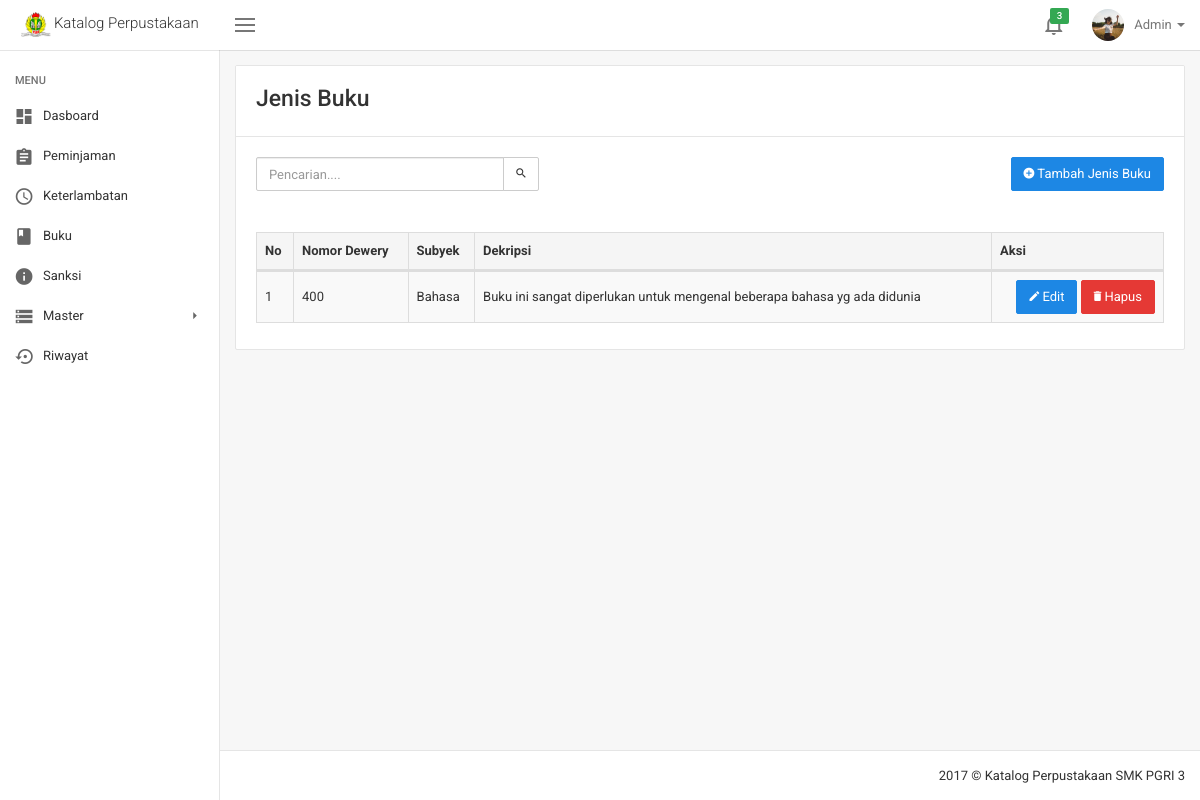
/jenis_buku.php, run on an earlier commit of the app's database.
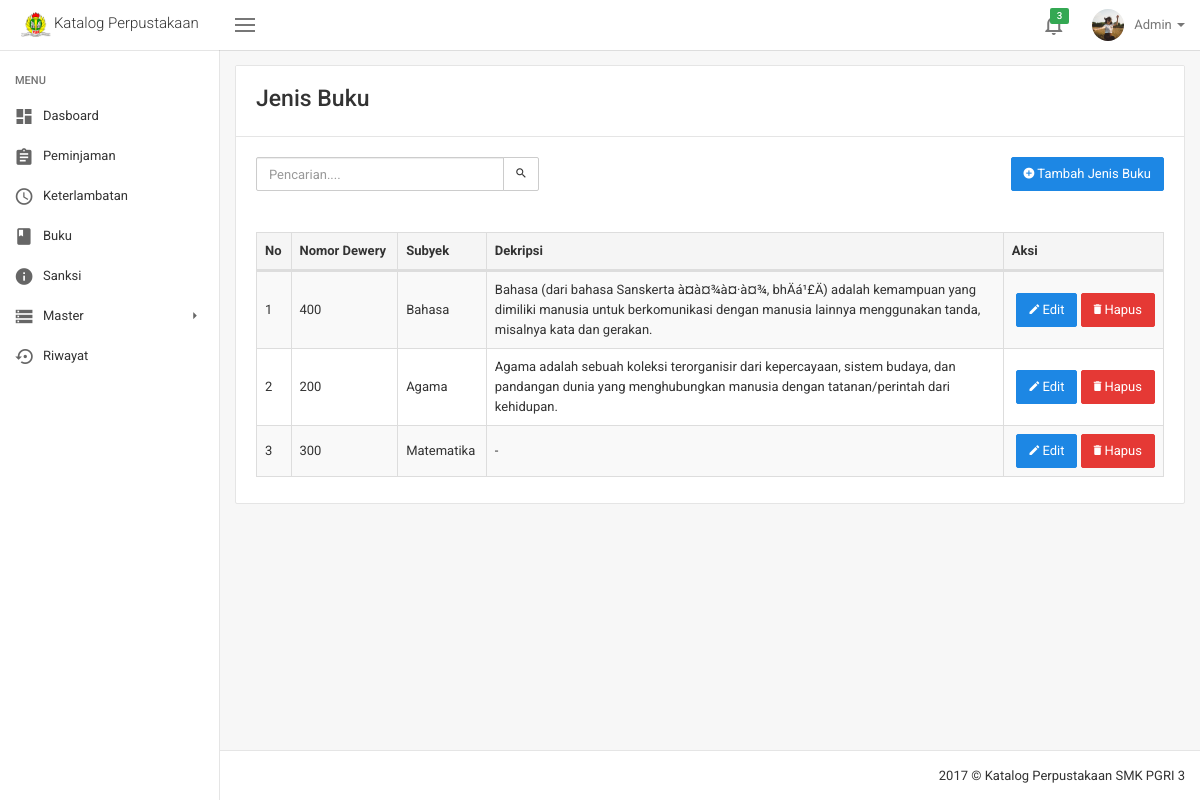
And on a later commit of the database.
### tables this page shows
CREATE TABLE `jenis_buku` (
  `id_jenis_buku` int(12) NOT NULL,
  `no_dewery` int(12) NOT NULL,
  `subyek` varchar(250) NOT NULL,
  `deskripsi_jenis_buku` text
);

### jenis_buku.php (the view, shortened to what this page needs)
<!DOCTYPE html>
<html lang="en">
  <?php include('script/head_script.php') ?>
  <body class="layout layout-header-fixed layout-left-sidebar-fixed">
    <?php include('menu/header.php') ?>
    <div class="site-main">
      <?php include('menu/sidebar.php') ?>
      <div class="site-content">
        <div class="panel panel-default panel-table">
          <div class="panel-heading">
            <h3 class="m-t-0 m-b-5">Jenis Buku</h3>
          </div>
          <div class="panel-body">
            <div class="row">
              <div class="col-sm-6">
                <form class="form-horizontal" method="get" action="?">
                  <div class="form-group">
                    <div class="col-sm-8">
                      <div class="input-group">
                        <input type="text" name="cari" class="form-control" placeholder="Pencarian....">
                        <span class="input-group-btn">
              <?php
                if (isset($_GET['cari'])) {
                  echo '<a href="jenis_buku.php">
                    <button class="btn btn-default" type="button">
                      Reset
                    </button>
                  </a>';
                }else{
                  echo '<button class="btn btn-default" type="submit">
                    <i class="zmdi zmdi-search"></i>
                  </button>';
                }
              ?>
                        </span>
                      </div>
                    </div>
                  </div>
                </form>
              </div>
              <div class="col-sm-6">
                <div align="right">
                  <a href="tambah_jenis_buku.php">
                    <button type="button" class="btn btn-primary">
                      <i class="zmdi zmdi-plus-circle"></i> Tambah Jenis Buku
                    </button>
                  </a>
                </div>
              </div>
            </div>
            <br>
            <div class="table-responsive">
<?php
  if (isset($_GET['cari'])) {
    $cari = ($_GET["cari"]);
    $query_jenis_buku = "SELECT * FROM jenis_buku WHERE no_dewery like '%$cari%' OR subyek like '%$cari%'" ;
  }
  else{
    $query_jenis_buku = "SELECT * FROM jenis_buku";
  }
  $result_jenis_buku = mysqli_query($con, $query_jenis_buku);
?>
              <table class="table table-striped table-bordered dataTable">
                <thead>
                  <tr>
                    <th>No</th>
                    <th>Nomor Dewery</th>
                    <th>Subyek</th>
                    <th width="500px">Dekripsi</th>
                    <th>Aksi</th>
                  </tr>
                </thead>
                <tbody>
<?php
  $no_jenis_buku = 1;
  while($data_jenis_buku = mysqli_fetch_assoc($result_jenis_buku)){
                  echo '<tr>
                    <td>'.$no_jenis_buku.'</td>
                    <td>'.$data_jenis_buku['no_dewery'].'</td>
                    <td>'.$data_jenis_buku['subyek'].'</td>
                    <td>
                      '.$data_jenis_buku['deskripsi_jenis_buku'].'
                    </td>
                    <td align="right">
                      <a href="ubah_jenis_buku.php?no_dewery='.$data_jenis_buku['no_dewery'].'">
                        <button type="button" class="btn btn-primary">
                          <i class="zmdi zmdi-edit"></i> Edit
                        </button>
                      </a>
                        <button onclick="hapus('.$data_jenis_buku['id_jenis_buku'].')" type="button" class="btn btn-danger">
                          <i class="zmdi zmdi-delete"></i> Hapus
                        </button>
                    </td>
                  </tr>';
                  $no_jenis_buku++;
  }
?>
                </tbody>
              </table>
            </div>
          </div>
        </div>
      </div>
      <?php include('menu/footer.php') ?>
    </div>
  </body>
</html>

### script/head_script.php (shortened to what this page needs)
<head>
  <link rel="stylesheet" href="asstes/css/vendor.min.css">
  <link rel="stylesheet" href="asstes/css/cosmos.min.css">
  <link rel="stylesheet" href="asstes/css/application.min.css">
  <link rel="stylesheet" href="asstes/css/scrollbar.css">
  <link rel="stylesheet" href="asstes/dist/sweetalert2.min.css">
</head>

### menu/header.php (shortened to what this page needs)
<div class="site-header">
  <nav class="navbar navbar-default">
    <div class="navbar-header" align="center">
      <a class="navbar-brand" href="index.php">
        <img src="img/logo.png" alt="" height="25">
        <span>Katalog Perpustakaan</span>
      </a>
    </div>
    <div class="navbar-collapsible">
      <div id="navbar" class="navbar-collapse collapse">
        <button class="navbar-toggler left-sidebar-collapse pull-left hidden-xs" type="button">
          <span class="hamburger"></span>
        </button>
        <ul class="nav navbar-nav navbar-right">
          <li class="nav-table dropdown">
            <a href="#" class="dropdown-toggle" data-toggle="dropdown" role="button" aria-haspopup="true" aria-expanded="false">
              <span class="nav-cell nav-icon">
                <i class="zmdi zmdi-notifications-none"></i>
              </span>
              <span class="label label-success">3</span>
            </a>
          </li>
          <li class="nav-table dropdown hidden-sm-down">
            <a href="#" class="dropdown-toggle" data-toggle="dropdown" role="button" aria-haspopup="true" aria-expanded="false">
              <span class="nav-cell p-r-10">
                <img class="img-circle" src="img/avatars/1.jpg" alt="" width="32" height="32">
              </span>
              <span class="nav-cell">Admin
                <span class="caret"></span>
              </span>
            </a>
          </li>
        </ul>
      </div>
    </div>
  </nav>
</div>

### menu/sidebar.php (shortened to what this page needs)
<div class="site-left-sidebar">
  <div class="sidebar-backdrop"></div>
  <div class="custom-scrollbar">
    <ul class="sidebar-menu">
      <li class="menu-title">Menu</li>
      <li>
        <a href="index.php">
          <span class="menu-icon">
            <i class="zmdi zmdi-view-dashboard"></i>
          </span>
          <span class="menu-text">Dasboard</span>
        </a>
      </li>
      <li>
        <a href="peminjaman.php">
          <span class="menu-icon">
            <i class="zmdi zmdi-assignment"></i>
          </span>
          <span class="menu-text">Peminjaman</span>
        </a>
      </li>
      <li>
        <a href="keterlambatan.php">
          <span class="menu-icon">
            <i class="zmdi zmdi-time"></i>
          </span>
          <span class="menu-text">Keterlambatan</span>
        </a>
      </li>
      <li>
        <a href="buku.php">
          <span class="menu-icon">
            <i class="zmdi zmdi-book"></i>
          </span>
          <span class="menu-text">Buku</span>
        </a>
      </li>
      <li>
        <a href="sanksi.php">
          <span class="menu-icon">
            <i class="zmdi zmdi-info"></i>
          </span>
          <span class="menu-text">Sanksi</span>
        </a>
      </li>
      <li class="with-sub">
        <a href="#" aria-haspopup="true">
          <span class="menu-icon">
            <i class="zmdi zmdi-storage"></i>
          </span>
          <span class="menu-text">Master</span>
        </a>
      </li>
      <li>
        <a href="riwayat.php">
          <span class="menu-icon">
            <i class="zmdi zmdi-time-restore-setting"></i>
          </span>
          <span class="menu-text">Riwayat</span>
        </a>
      </li>
    </ul>
  </div>
</div>

### menu/footer.php
<div class="site-footer" align="right">
  <?php $date=date('Y'); echo $date; ?> © Katalog Perpustakaan SMK PGRI 3
</div>

What changed in the data, as far as the page shows it:
changed jenis_buku "Bahasa": deskripsi_jenis_buku "Buku ini sangat diperlukan untuk mengenal beberapa bahasa yg ada didunia" → "Bahasa (dari bahasa Sanskerta à¤­à¤¾à¤·à¤¾, bhÄá¹£Ä) adalah kemampuan yang dimiliki manusia untuk berkomunikasi dengan manusia lainnya menggunakan tanda, misalnya kata dan gerakan."
added jenis_buku: no_dewery "200", subyek "Agama", deskripsi_jenis_buku "Agama adalah sebuah koleksi terorganisir dari kepercayaan, sistem budaya, dan pandangan dunia yang menghubungkan manusia dengan tatanan/perintah dari kehidupan."
added jenis_buku: no_dewery "300", subyek "Matematika", deskripsi_jenis_buku "-"
